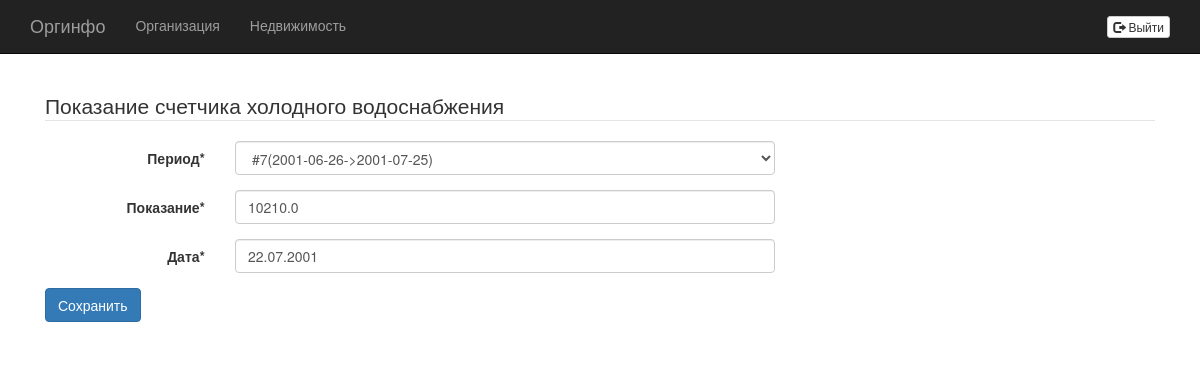
Page /real_estates/1/readings/1/ on the committed database.
### accounting/models.py (models this page shows, shortened)
class ColdWaterReading(models.Model):
    period = models.ForeignKey(Period)
    value = models.FloatField()
    real_estate = models.ForeignKey(RealEstate)
    date = models.DateField()

### accounting/views.py (the view, shortened to what this page needs)
# urls.py: url(r'^real_estates/(?P<real_estate_id>\d+)/readings/(?P<pk>\d+)/$', views.UpdateColdWaterReading.as_view(), name='update_reading'),
class UpdateColdWaterReading(UpdateView):
    model = ColdWaterReading
    form_class = CreateColdWaterReadingForm
    template_name = 'accounting/cold_water_reading.html'

### accounting/forms.py
class CreateColdWaterReadingForm(ModelForm):
    def __init__(self, *args, **kwargs):
        super(CreateColdWaterReadingForm, self).__init__(*args, **kwargs)
        self.helper = FormHelper()
        self.helper.form_class = 'form-horizontal'
        self.helper.label_class = 'col-sm-2'
        self.helper.field_class = 'col-sm-6'
        self.fields['period'].label = "Период"
        self.fields['value'].label = "Показание"
        self.fields['date'].label = "Дата"
        self.helper.layout = Layout(
            Fieldset(
                'Показание счетчика холодного водоснабжения',
                'period',
                'value',
                Field('date', placeholder="ДД.ММ.ГГГГ"),
            ),
            ButtonHolder(
                Submit('submit', 'Сохранить', css_class='btn-default')
            )
        )
    class Meta:
        model = ColdWaterReading
        fields = ['period', 'value', 'date']

### accounting/models.py (called while the page is built)
    def __str__(self):
        return "#%s(%s->%s)" % (str(self.serial_number), str(self.start), str(self.end))

### accounting/templates/accounting/cold_water_reading.html
{% extends "starter-template.html" %}
{% block container %}
{% load crispy_forms_tags %}
{% crispy form %}
{% endblock %}

### orginfo/templates/starter-template.html (style rules this page uses)
body { padding-top: 50px; }

### rows in the picture
ColdWaterReading: period "#7(2001-06-26->2001-07-25)", value "10210.0", date "22.07.2001"
